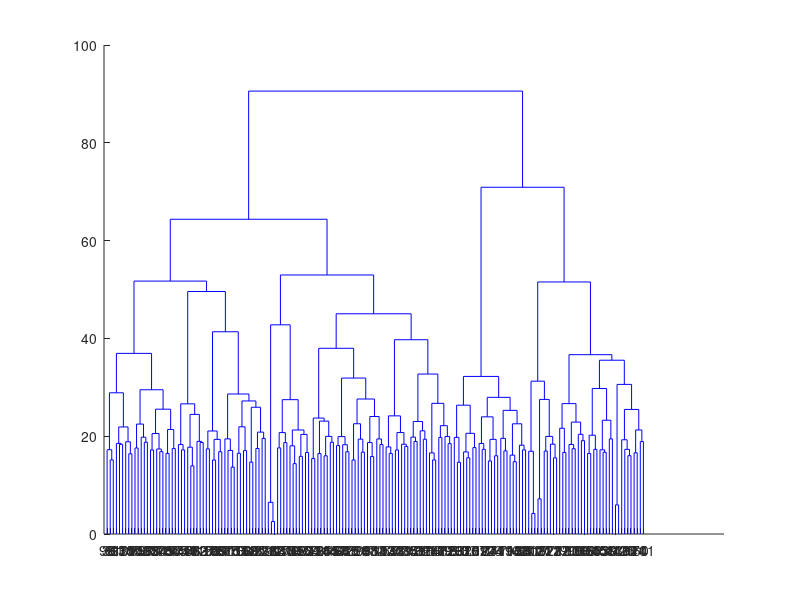

Write the MATLAB code that produced this figure. (Note: this script raises an error after producing the figure.)
%%
clear
clc

load('discovery_dataset.mat')
%% ARI test

Y = zscore(regional_nd_md_data_2');
dis = pdist(Y','euclidean');
dis_squ = squareform(dis);
z = linkage(dis_squ,'ward'); 

%%% color 0.00,0.45,0.74
figure
[tree_p,a,order] = dendrogram(z,0,'ColorThreshold',90);%可视化聚类树

T2=cluster(z,2);%剪枝为三2类

Kmax = 6;
clust = zeros(size(Y,2),Kmax);
for k=1:Kmax
    clust(:,k) = cluster(z, 'maxclust', k);
end

%%
%%% 10 fold 
fold_10_sample ={};
fold_10_sample_1 = {};
for i=1:5000
    temp_id = randsample([1:174],18);
    fold_10_sample{i} = setdiff([1:174],temp_id);
    fold_10_sample_1{i} = clust(fold_10_sample{i},:);
end

ari = []
for i=1:5000
    Y_temp = Y(:,fold_10_sample{i});
    dis = pdist(Y_temp','euclidean');
    dis_squ = squareform(dis);
    z = linkage(dis_squ,'ward'); 
    clust_temp = zeros(size(Y_temp,2),Kmax);
    for k=1:Kmax
        clust_temp(:,k) = cluster(z, 'maxclust', k);
    end
    
    for k=2:Kmax
        ari(i,k) = pairwiseindex(clust_temp(:,k),fold_10_sample_1{i}(:,k));
    end
end

ari_mean = mean(ari)
ari_std = std(ari)
%% plot




%%
